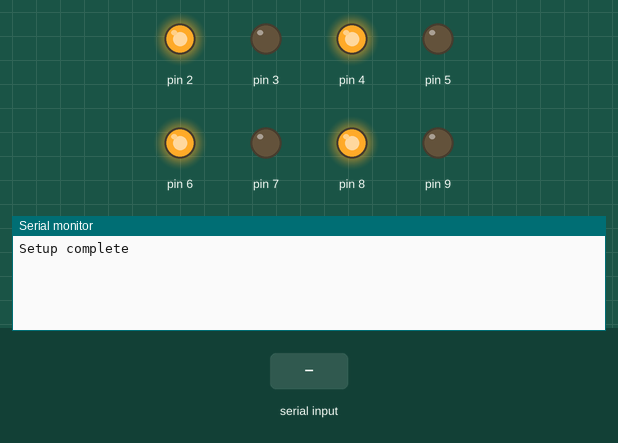
Bench run of a sketch on a simulated Arduino Uno, built with avr-gcc and run on an emulated ATmega328P. On the bench: output pins drawn as LEDs (lit = HIGH), the last lines printed to the serial monitor. The test bench sets the inputs (shaded band).

Above: at 1.2 s.
1.3 s: "90,45\n" received over the second serial link
At 2.4 s:
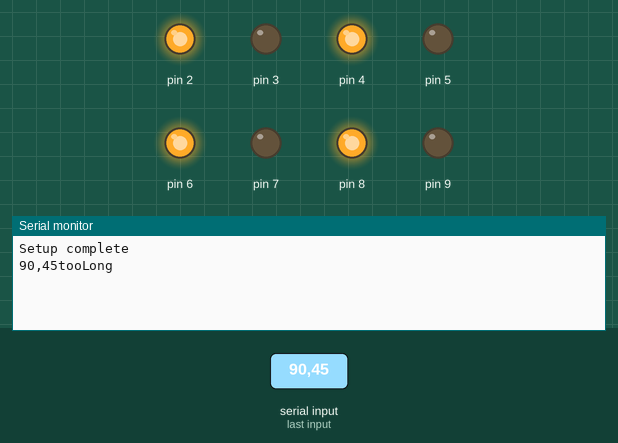
2.8 s: "5\n" received over the second serial link
At 3.6 s:
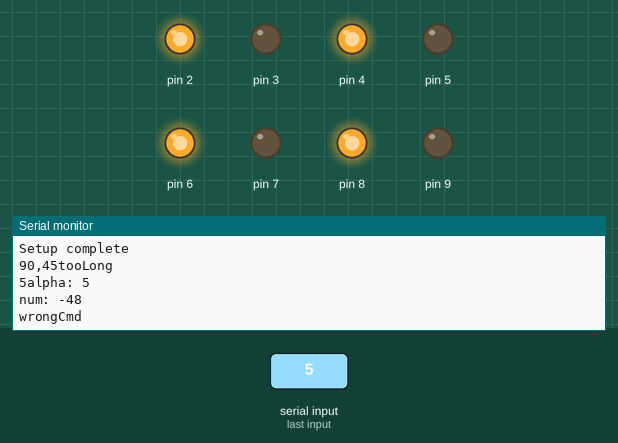
4.3 s: "200\n" received over the second serial link
At 4.7 s:
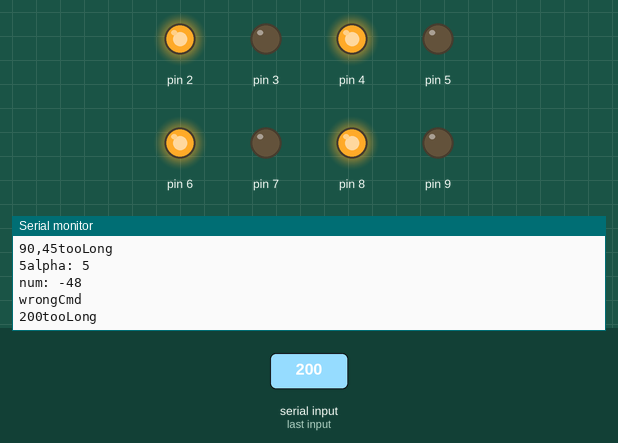

Measured:
- after the input at 1.3 s, the serial monitor: prints a new line at once (image 1)
- after the input at 2.8 s, the serial monitor: prints a new line at once (image 2)
- after the input at 4.3 s, the serial monitor: prints a new line at once (image 3)

The sketch:

ArduinoLocker.ino
```cpp
// ESP32에서 오는 요청을 수행하는 역할을 하는 파일

#include <SoftwareSerial.h>

#define RX_PIN 11 // 3
#define TX_PIN 10 // 2

// ESP32와 유선 시리얼 통신을 위해 소프트웨어 적으로 설치
SoftwareSerial espSerial(RX_PIN, TX_PIN);

void setup() {

  // espSerial는 esp32로 전송
  // Serial는 시리얼 모니터
  // 초기화 및 모든 LED는 초록색으로 시작
  Serial.begin(115200);
  espSerial.begin(115200);
  for(byte b = 2; b < 10; pinMode(b++, OUTPUT));
  for(byte b = 12; b < 20; pinMode(b++, INPUT));
  for(byte b = 2; b < 10; b += 2){
    digitalWrite(b, HIGH);
    digitalWrite(b + 1, LOW);
  }
  Serial.println("Setup complete");
}

void loop() {

  // if (Serial.available()) {
  //   String receivedChar = Serial.readStringUntil('\n');
  //   Serial.print("Print value to send to ESP32: ");
  //   Serial.println(receivedChar);
  //   espSerial.println(receivedChar);
  // }

  // esp32에서 명령이 오는지 계속 확인해서 명령이 오면 개행 문자 전으로 명령으로 인식한다.
  if (espSerial.available()) {
    String cmd = espSerial.readStringUntil('\n');
    cmd.trim();

    Serial.print(cmd);

	// 명령 길이가 2이상이면 명령이 아님
    if(cmd.length() > 2) {
      espSerial.println("tooLong");
      Serial.println("tooLong");
      return;
    }

    //명령을 분리해서 올바르게 출력되는지 확인
    char alpha = cmd[0];
    int num = cmd[1] - '0';

    Serial.print("alpha: ");
    Serial.println(alpha);

    Serial.print("num: ");
    Serial.println(num);

	// 길이가 2이지만 앞 글자가 L이나 O가 아니면 명령이 아님
    if(alpha != 'L' && alpha != 'O') {

      espSerial.println("wrongCmd");
      Serial.println("wrongCmd");
      return;

	// 사물함 개수를 초과하면 안됨
    } else if(num < 1 || num > 4) {
      espSerial.println("outOfRange");
      Serial.println("outOfRange");
      return;

	// 번호로 열리는 핀과 닫히는 핀을 계산 후, esp32로 유선 시리얼 통신
    } else {

      byte pinHigh = 2 * num + (alpha == 'L');
      byte pinLow = 2 * num + (alpha == 'O');

      digitalWrite(pinHigh, HIGH);
      digitalWrite(pinLow, LOW);

      int state = digitalRead(pinHigh);

      if(state == HIGH){
        espSerial.println(cmd);
        Serial.println("cmd: " + cmd);
      } else {
        espSerial.println("error");
        Serial.println("error");
      }

      /*
      if L
        2 * num + 1 on
        2 * num off
      if O
        2 * num on
        2 * num + 1 off
      */

    }


    // Serial.print("Print value received from ESP32: ");
    // Serial.println(receivedChar);
  }
}
```
